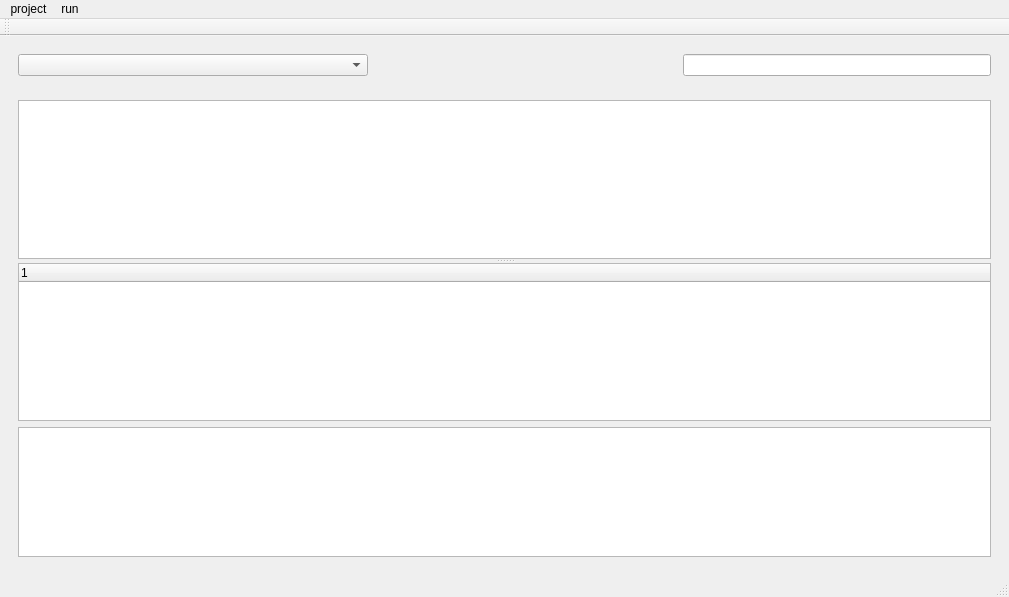
<?xml version="1.0" encoding="UTF-8"?>
<ui version="4.0">
 <class>MainWindow</class>
 <widget class="QMainWindow" name="MainWindow">
  <property name="geometry">
   <rect>
    <x>0</x>
    <y>0</y>
    <width>1009</width>
    <height>597</height>
   </rect>
  </property>
  <property name="windowTitle">
   <string>MainWindow</string>
  </property>
  <widget class="QWidget" name="centralwidget">
   <layout class="QVBoxLayout" name="verticalLayout_2">
    <item>
     <widget class="QWidget" name="widget_2" native="true">
      <layout class="QHBoxLayout" name="horizontalLayout">
       <item>
        <widget class="QComboBox" name="comboBox">
         <property name="minimumSize">
          <size>
           <width>350</width>
           <height>0</height>
          </size>
         </property>
        </widget>
       </item>
       <item>
        <spacer name="horizontalSpacer">
         <property name="orientation">
          <enum>Qt::Horizontal</enum>
         </property>
         <property name="sizeHint" stdset="0">
          <size>
           <width>40</width>
           <height>20</height>
          </size>
         </property>
        </spacer>
       </item>
       <item>
        <widget class="QLineEdit" name="lineEdit"/>
       </item>
      </layout>
     </widget>
    </item>
    <item>
     <widget class="QWidget" name="widget" native="true">
      <layout class="QVBoxLayout" name="verticalLayout">
       <item>
        <widget class="QSplitter" name="splitter">
         <property name="orientation">
          <enum>Qt::Vertical</enum>
         </property>
         <widget class="QTableWidget" name="tableWidget"/>
         <widget class="QTreeWidget" name="treeWidget">
          <column>
           <property name="text">
            <string notr="true">1</string>
           </property>
          </column>
         </widget>
        </widget>
       </item>
       <item>
        <widget class="QTextBrowser" name="textBrowser">
         <property name="maximumSize">
          <size>
           <width>16777215</width>
           <height>200</height>
          </size>
         </property>
        </widget>
       </item>
      </layout>
     </widget>
    </item>
   </layout>
  </widget>
  <widget class="QMenuBar" name="menubar">
   <property name="geometry">
    <rect>
     <x>0</x>
     <y>0</y>
     <width>1009</width>
     <height>26</height>
    </rect>
   </property>
   <widget class="QMenu" name="menuproject">
    <property name="title">
     <string>project</string>
    </property>
   </widget>
   <widget class="QMenu" name="menurun_stop">
    <property name="title">
     <string>run</string>
    </property>
    <addaction name="actionrunandstop"/>
    <addaction name="actionclear"/>
   </widget>
   <addaction name="menuproject"/>
   <addaction name="menurun_stop"/>
  </widget>
  <widget class="QStatusBar" name="statusbar"/>
  <widget class="QToolBar" name="toolBar">
   <property name="windowTitle">
    <string>toolBar</string>
   </property>
   <attribute name="toolBarArea">
    <enum>TopToolBarArea</enum>
   </attribute>
   <attribute name="toolBarBreak">
    <bool>false</bool>
   </attribute>
  </widget>
  <action name="actionrunandstop">
   <property name="icon">
    <iconset resource="src.qrc">
     <normaloff>:/start.png</normaloff>:/start.png</iconset>
   </property>
   <property name="text">
    <string>runandstop</string>
   </property>
  </action>
  <action name="actionclear">
   <property name="icon">
    <iconset resource="src.qrc">
     <normaloff>:/del.png</normaloff>:/del.png</iconset>
   </property>
   <property name="text">
    <string>clear</string>
   </property>
  </action>
 </widget>
 <resources>
  <include location="src.qrc"/>
 </resources>
 <connections/>
</ui>
